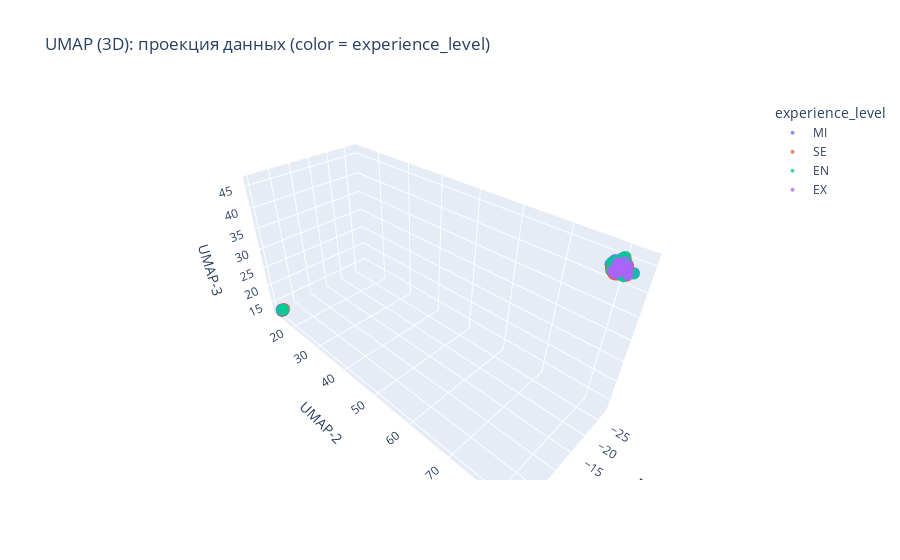

The notebook cell saved with this chart:
### Markdown cell above
# Umap

### Code cell
reducer = umap.UMAP(
    n_components=3,
    n_neighbors=30,     
    min_dist=0.1,
    metric="euclidean",
    random_state=42
)

X_umap = reducer.fit_transform(X_scaled)

umap_df = pd.DataFrame(X_umap, columns=["U1", "U2", "U3"])
umap_df["experience_level"] = salaries["experience_level"].values

fig = px.scatter_3d(
    umap_df,
    x="U1",
    y="U2",
    z="U3",
    color="experience_level",
    opacity=0.75,
    title="UMAP (3D): проекция данных (color = experience_level)",
    hover_data=["experience_level"]
)

fig.update_traces(marker=dict(size=4))
fig.update_layout(
    scene=dict(
        xaxis_title="UMAP-1",
        yaxis_title="UMAP-2",
        zaxis_title="UMAP-3"
    ),
    legend_title_text="experience_level"
)

fig.show()

### Figure 1 — Plotly figure (JSON) as saved in the notebook; plotly's stock layout.template omitted (floating-point values rounded to 4 significant figures; data arrays with more than 128 entries replaced by an {"elided": "..."} marker saying what was removed)
{"data": [{"customdata": {"elided": "187x1 str values"}, "hovertemplate": "experience_level=%{customdata[0]}<br>U1=%{x}<br>U2=%{y}<br>U3=%{z}<extra></extra>", "legendgroup": "MI", "marker": {"color": "#636efa", "opacity": 0.75, "size": 4, "symbol": "circle"}, "mode": "markers", "name": "MI", "scene": "scene", "showlegend": true, "type": "scatter3d", "x": {"elided": "187 float values"}, "y": {"elided": "187 float values"}, "z": {"elided": "187 float values"}}, {"customdata": {"elided": "232x1 str values"}, "hovertemplate": "experience_level=%{customdata[0]}<br>U1=%{x}<br>U2=%{y}<br>U3=%{z}<extra></extra>", "legendgroup": "SE", "marker": {"color": "#EF553B", "opacity": 0.75, "size": 4, "symbol": "circle"}, "mode": "markers", "name": "SE", "scene": "scene", "showlegend": true, "type": "scatter3d", "x": {"elided": "232 float values"}, "y": {"elided": "232 float values"}, "z": {"elided": "232 float values"}}, {"customdata": [["EN"], ["EN"], ["EN"], ["EN"], ["EN"], ["EN"], ["EN"], ["EN"], ["EN"], ["EN"], ["EN"], ["EN"], ["EN"], ["EN"], ["EN"], ["EN"], ["EN"], ["EN"], ["EN"], ["EN"], ["EN"], ["EN"], ["EN"], ["EN"], ["EN"], ["EN"], ["EN"], ["EN"], ["EN"], ["EN"], ["EN"], ["EN"], ["EN"], ["EN"], ["EN"], ["EN"], ["EN"], ["EN"], ["EN"], ["EN"], ["EN"], ["EN"], ["EN"], ["EN"], ["EN"], ["EN"], ["EN"], ["EN"], ["EN"], ["EN"], ["EN"], ["EN"], ["EN"], ["EN"], ["EN"], ["EN"], ["EN"], ["EN"], ["EN"], ["EN"], ["EN"], ["EN"], ["EN"], ["EN"], ["EN"], ["EN"], ["EN"], ["EN"], ["EN"], ["EN"], ["EN"], ["EN"], ["EN"], ["EN"], ["EN"], ["EN"]], "hovertemplate": "experience_level=%{customdata[0]}<br>U1=%{x}<br>U2=%{y}<br>U3=%{z}<extra></extra>", "legendgroup": "EN", "marker": {"color": "#00cc96", "opacity": 0.75, "size": 4, "symbol": "circle"}, "mode": "markers", "name": "EN", "scene": "scene", "showlegend": true, "type": "scatter3d", "x": [-26.98, -25.87, -25.7, -26.0, -26.17, -26.45, -25.26, -26.84, -25.48, -25.69, -27.07, -25.41, -25.9, -25.65, -25.51, -25.84, -25.76, -27.22, -26.89, -25.74, -26.29, -24.63, -24.93, -25.31, -26.86, -27.21, -0.227, -27.12, -25.6, -25.76, -25.63, -25.86, -24.98, -25.54, -25.51, -25.61, -25.33, -26.34, -26.79, -25.61, -25.36, -26.51, -26.01, -25.29, -26.19, -24.84, -25.78, -25.83, -24.89, -25.3, -25.59, -25.64, -24.9, -25.56, -26.27, -25.36, -0.4339, -0.5092, -25.75, -25.04, -25.22, -25.28, -25.1, -24.5, -25.74, -23.94, -26.04, -24.96, -24.36, -25.36, -25.28, -26.0, -25.3, -24.71, -26.5, -26.45], "y": [80.18, 80.81, 80.74, 80.15, 79.81, 79.75, 80.47, 80.19, 80.34, 80.04, 80.21, 79.44, 80.22, 80.05, 80.19, 80.33, 81.24, 80.3, 80.61, 79.99, 80.23, 79.51, 79.56, 79.71, 80.36, 80.38, 13.74, 79.89, 80.54, 80.94, 80.82, 80.55, 80.35, 80.34, 80.38, 79.78, 79.33, 80.0, 80.26, 80.44, 80.62, 80.05, 79.82, 80.33, 80.61, 80.69, 80.9, 80.69, 79.43, 79.37, 79.77, 80.25, 80.29, 80.34, 80.33, 81.34, 13.98, 14.07, 80.4, 79.19, 81.02, 80.42, 78.82, 80.78, 82.36, 79.51, 81.09, 80.76, 80.89, 80.73, 79.95, 80.15, 80.16, 79.54, 81.12, 81.15], "z": [44.26, 44.23, 44.15, 44.29, 44.34, 44.5, 45.88, 44.42, 45.62, 45.07, 44.18, 44.66, 44.83, 44.74, 44.66, 44.98, 43.58, 43.63, 44.02, 45.11, 45.11, 43.86, 43.81, 44.76, 44.73, 43.7, 13.32, 43.77, 45.63, 42.66, 43.96, 45.12, 43.69, 44.15, 45.54, 44.77, 44.95, 44.84, 44.76, 45.72, 45.83, 44.78, 45.14, 45.52, 44.97, 43.68, 44.3, 44.88, 44.57, 45.06, 44.92, 45.82, 43.81, 44.39, 43.95, 43.75, 13.4, 13.38, 46.08, 44.74, 43.97, 44.46, 44.47, 43.54, 43.85, 44.03, 42.81, 43.55, 43.65, 43.71, 45.42, 45.42, 43.47, 43.56, 42.85, 42.79]}, {"customdata": [["EX"], ["EX"], ["EX"], ["EX"], ["EX"], ["EX"], ["EX"], ["EX"], ["EX"], ["EX"], ["EX"], ["EX"], ["EX"], ["EX"], ["EX"], ["EX"], ["EX"], ["EX"], ["EX"], ["EX"], ["EX"]], "hovertemplate": "experience_level=%{customdata[0]}<br>U1=%{x}<br>U2=%{y}<br>U3=%{z}<extra></extra>", "legendgroup": "EX", "marker": {"color": "#ab63fa", "opacity": 0.75, "size": 4, "symbol": "circle"}, "mode": "markers", "name": "EX", "scene": "scene", "showlegend": true, "type": "scatter3d", "x": [-24.43, -25.81, -23.8, -25.59, -24.62, -24.82, -25.23, -24.95, -26.27, -25.31, -23.44, -23.51, -27.35, -27.31, -23.53, -23.43, -23.37, -23.67, -26.34, -25.97, -23.36], "y": [80.69, 79.63, 80.03, 79.55, 80.38, 80.05, 79.97, 81.1, 80.4, 80.21, 80.15, 80.06, 80.72, 80.76, 80.72, 80.51, 80.68, 80.33, 81.32, 81.34, 80.01], "z": [44.69, 44.57, 44.43, 44.53, 44.7, 44.15, 44.46, 44.64, 44.92, 44.57, 44.46, 44.3, 43.46, 43.6, 45.0, 44.47, 44.55, 43.85, 42.94, 43.1, 44.37]}], "layout": {"legend": {"title": {"text": "experience_level"}, "tracegroupgap": 0}, "scene": {"domain": {"x": [0, 1], "y": [0, 1]}, "xaxis": {"title": {"text": "UMAP-1"}}, "yaxis": {"title": {"text": "UMAP-2"}}, "zaxis": {"title": {"text": "UMAP-3"}}}, "title": {"text": "UMAP (3D): проекция данных (color = experience_level)"}}}
